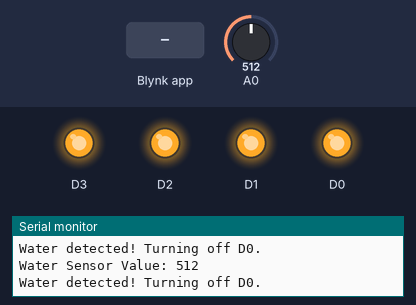
The sketch below on a simulated ESP8266 (NodeMCU). On the bench: output pins drawn as LEDs (lit = HIGH), the last lines printed to the serial monitor. The test bench sets the inputs (shaded band); at power-on: A0 = 512. WiFi joins after 1.5 s; servers stay silent unless stated.

Above: at 3.0 s.
3.1 s: Blynk app writes 1 to V1
At 3.7 s:
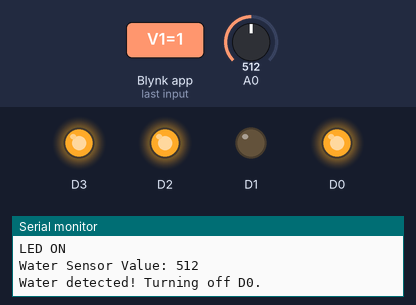
4.8 s: Blynk app writes 1 to V2
At 6.0 s:
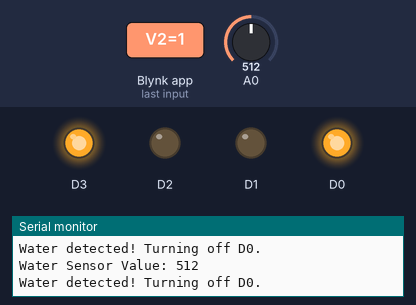
6.3 s: Blynk app writes 0 to V1
At 7.3 s:
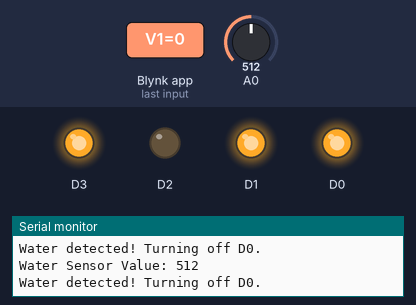
7.8 s: Blynk app writes 1 to V3
At 8.5 s:
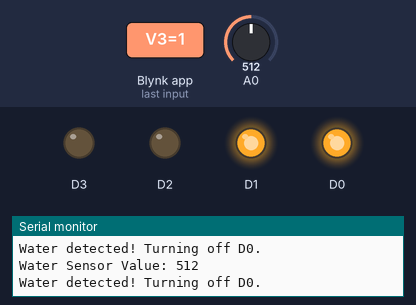
9.3 s: Blynk app writes 0 to V2
At 9.7 s:
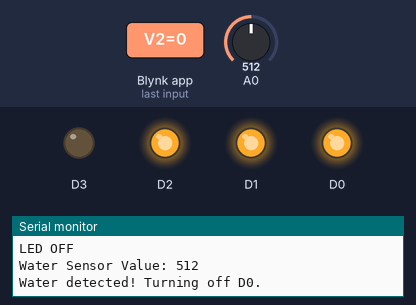
10.8 s: Blynk app writes 0 to V3
At 12.1 s:
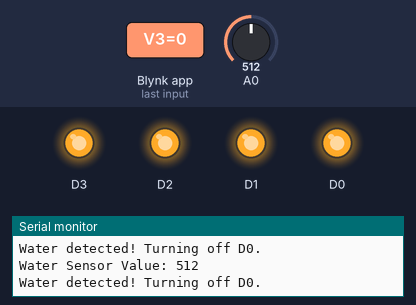
Timing chart, 0 to 13.3 s (numbered marks = the images above; inputs shaded):
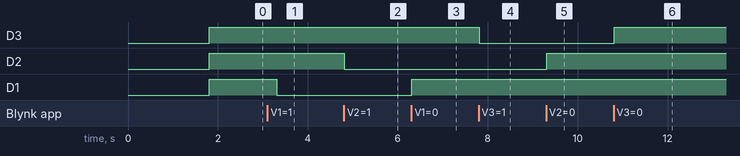

Measured:
- after the input at 3.1 s, D1: HIGH → LOW after 0.21 s
- after the input at 4.8 s, D2: HIGH → LOW at once
- after the input at 6.3 s, D1: LOW → HIGH at once
- after the input at 7.8 s, D3: HIGH → LOW at once
- after the input at 9.3 s, D2: LOW → HIGH at once
- after the input at 10.8 s, D3: LOW → HIGH at once

The sketch:

HomeAutomation.ino
```cpp
#define BLYNK_TEMPLATE_ID "TMPL6yAKsigOW"
#define BLYNK_TEMPLATE_NAME "homeautomation"
#define BLYNK_AUTH_TOKEN "GWE4GpkEqrca6a3zyCNsNcikQKdO75tS"

#define BLYNK_PRINT Serial
#include <ESP8266WiFi.h>
#include <BlynkSimpleEsp8266.h>

char auth[] = BLYNK_AUTH_TOKEN;
char ssid[] = "Mr. Walter";
char pass[] = "missionimpossible007";

// Water Sensor Threshold
const int waterThreshold = 500;

// Pin Definitions
BLYNK_WRITE(V0)
{
  int value = param.asInt();
  Serial.println(value);
  if (value == 1)
  {
    digitalWrite(D0, LOW);
    Serial.println("LED ON");
  }
  if (value == 0)
  {
    digitalWrite(D0, HIGH);
    Serial.println("LED OFF");
  }
}

BLYNK_WRITE(V1)
{
  int value = param.asInt();
  Serial.println(value);
  if (value == 1)
  {
    digitalWrite(D1, LOW);
    Serial.println("LED ON");
  }
  if (value == 0)
  {
    digitalWrite(D1, HIGH);
    Serial.println("LED OFF");
  }
}

BLYNK_WRITE(V2)
{
  int value = param.asInt();
  Serial.println(value);
  if (value == 1)
  {
    digitalWrite(D2, LOW);
    Serial.println("LED ON");
  }
  if (value == 0)
  {
    digitalWrite(D2, HIGH);
    Serial.println("LED OFF");
  }
}

BLYNK_WRITE(V3)
{
  int value = param.asInt();
  Serial.println(value);
  if (value == 1)
  {
    digitalWrite(D3, LOW);
    Serial.println("LED ON");
  }
  if (value == 0)
  {
    digitalWrite(D3, HIGH);
    Serial.println("LED OFF");
  }
}
void setup()
{
  Serial.begin(115200);
  Blynk.begin(auth, ssid, pass);

  // Initialize pins as outputs
  pinMode(D0, OUTPUT);
  pinMode(D1, OUTPUT);
  pinMode(D2, OUTPUT);
  pinMode(D3, OUTPUT);
  pinMode(A0, INPUT);

  // Set initial state to OFF (HIGH for active low)
  digitalWrite(D0, HIGH);
  digitalWrite(D1, HIGH);
  digitalWrite(D2, HIGH);
  digitalWrite(D3, HIGH);

  Serial.println("All devices initialized to OFF.");
}

void loop()
{
  Blynk.run();

  // Read water sensor value
  int waterSensorValue = analogRead(A0);
  Serial.print("Water Sensor Value: ");
  Serial.println(waterSensorValue);

  // Check if water is detected
  if (waterSensorValue > waterThreshold)
  {
    Serial.println("Water detected! Turning off D0.");
    digitalWrite(D0, HIGH); // Turn off D0
  }

  delay(500); // Adjust delay as needed
}
```
